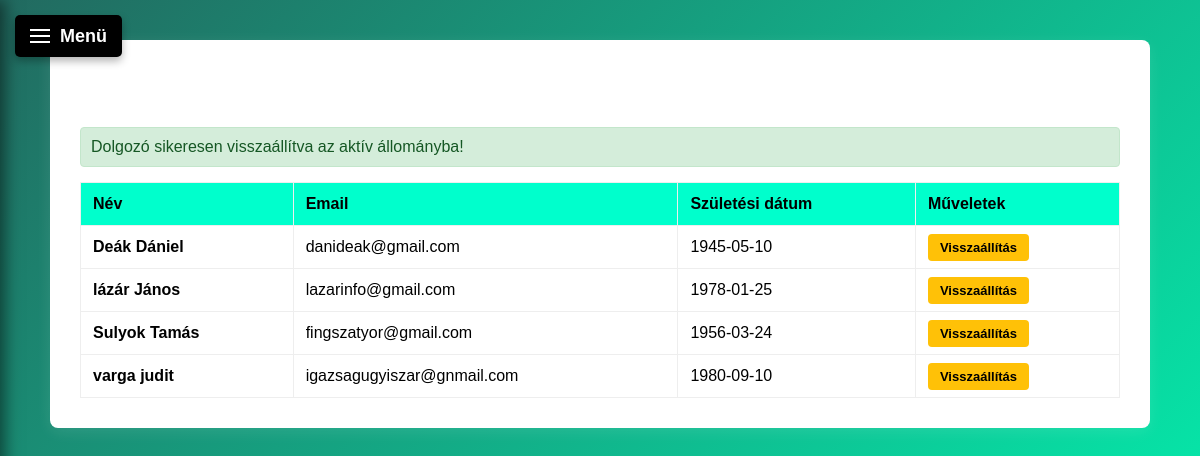
Page /clocky/archivum.php?restore_id=2 on the committed database.
### tables this page shows
CREATE TABLE `emp` (
  `empID` int(11) NOT NULL,
  `name` varchar(50) NOT NULL,
  `dob` date NOT NULL,
  `tn` int(11) NOT NULL,
  `FK_roleID` int(11) NOT NULL,
  `email` varchar(50) NOT NULL,
  `active` tinyint(1) NOT NULL
);

### clocky/archivum.php (the view, shortened to what this page needs)
<?php
$conn = new mysqli("localhost", "root", "", "clocky");
$conn->set_charset("utf8");
include 'header.php';
$message = "";
if (isset($_GET['restore_id'])) {
    $id = intval($_GET['restore_id']);
    if ($conn->query("UPDATE emp SET active = 1 WHERE empID = $id")) {
        $message = "<div class='alert success'>Dolgozó sikeresen visszaállítva az aktív állományba!</div>";
    }
}
$sql = "SELECT * FROM emp WHERE active = 0 ORDER BY name ASC";
$result = $conn->query($sql);
?>
<!DOCTYPE html>
<html lang="hu">
<head>
</head>
<body>
<div class="container">
    <div class="header-flex">
        <h1>Archivált Dolgozók</h1>
        </div>
    <?= $message ?>
    <table class="table">
        <thead>
            <tr>
                <th>Név</th>
                <th>Email</th>
                <th>Születési dátum</th>
                <th>Műveletek</th>
            </tr>
        </thead>
        <tbody>
            <?php if ($result && $result->num_rows > 0): ?>
                <?php while($row = $result->fetch_assoc()): ?>
                    <tr>
                        <td><strong><?= htmlspecialchars($row['name']) ?></strong></td>
                        <td><?= htmlspecialchars($row['email']) ?></td>
                        <td><?= $row['dob'] ?></td>
                        <td>
                            <a href="?restore_id=<?= $row['empID'] ?>" class="btn-edit" onclick="return confirm('Biztosan visszaállítja ezt a dolgozót?')">Visszaállítás</a>
                        </td>
                    </tr>
                <?php endwhile; ?>
            <?php endif; ?>
        </tbody>
    </table>
</div>
</body>
</html>

### clocky/header.php (style rules this page uses)
* { margin: 0; padding: 0; box-sizing: border-box; }
body { font-family: Arial, sans-serif; background: linear-gradient(135deg, #226a60 0%, #00ffb7 100%); padding-top: 20px; min-height: 100vh; }

### clocky/archivum.php (style rules this page uses)
body { background-color: #ffffffff; margin: 0; padding: 0; }
.container { background: #ffffffff; padding: 30px; border-radius: 8px; box-shadow: 0 4px 15px rgba(255, 255, 255, 0.1); max-width: 1100px; margin: 40px auto; font-family: Arial, sans-serif; }
.table { width: 100%; border-collapse: collapse; }
.table th, .table td { padding: 12px; border: 1px solid #eee; text-align: left; }
.table thead { background: #00ffcc; }
.btn-edit { background: #ffc107; color: #000; padding: 6px 12px; border: none; border-radius: 4px; cursor: pointer; text-decoration: none; font-size: 13px; font-weight: bold; }
.alert { padding: 10px; margin-bottom: 15px; border-radius: 4px; font-family: sans-serif; }
.success { background: #d4edda; color: #155724; border: 1px solid #c3e6cb; }
.header-flex { display: flex; justify-content: space-between; align-items: center; margin-bottom: 20px; }
h1 { margin: 0; color: #ffffffff; }

### rows in the picture
emp: name "Deák Dániel", email "danideak@gmail.com", dob "1945-05-10"
emp: name "lázár János", email "lazarinfo@gmail.com", dob "1978-01-25"
emp: name "Sulyok Tamás", email "fingszatyor@gmail.com", dob "1956-03-24"
emp: name "varga judit", email "igazsagugyiszar@gnmail.com", dob "1980-09-10"
